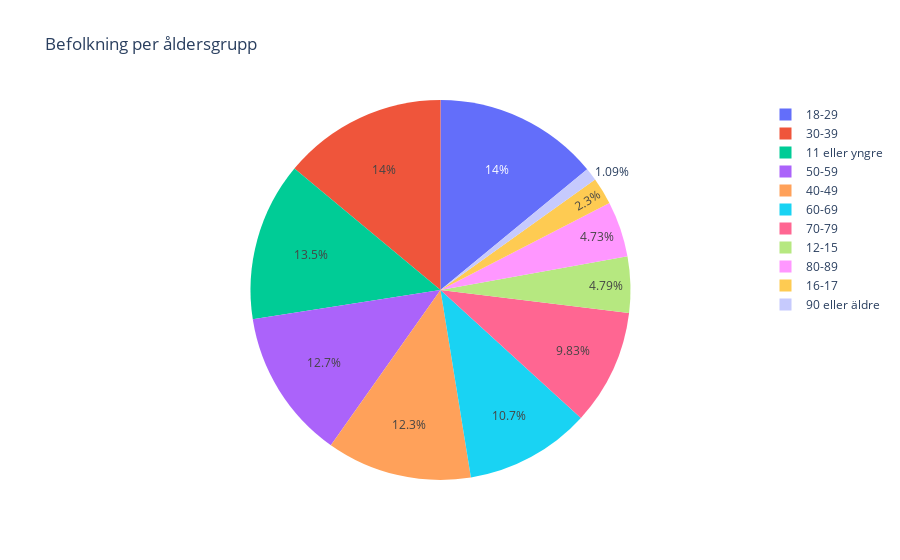

Notebook cell for this chart:
### Code cell
# graph showing population per agegroup
# used bar graph at first but swapped to pie to make it easier to see percentage of total population
fig = px.pie(age, names = "Ålder", values = "Befolkning", title = "Befolkning per åldersgrupp")
fig.show()
fig.write_html("Visualiseringar/Befolkning per åldersgrupp.html")

### Figure 1 — Plotly figure (JSON) as saved in the notebook; plotly's stock layout.template omitted (floating-point values rounded to 4 significant figures)
{"data": [{"domain": {"x": [0, 1], "y": [0, 1]}, "hovertemplate": "Ålder=%{label}<br>Befolkning=%{value}<extra></extra>", "labels": ["11 eller yngre", "12-15", "16-17", "18-29", "30-39", "40-49", "50-59", "60-69", "70-79", "80-89", "90 eller äldre"], "legendgroup": "", "name": "", "showlegend": true, "type": "pie", "values": [1420030, 503831, 241539, 1475950, 1467590, 1298156, 1339798, 1121922, 1033113, 496750, 114141]}], "layout": {"legend": {"tracegroupgap": 0}, "title": {"text": "Befolkning per åldersgrupp"}}}
